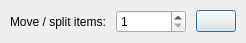
<?xml version="1.0" encoding="UTF-8"?>
<ui version="4.0">
 <class>MoveItems</class>
 <widget class="QDialog" name="MoveItems">
  <property name="geometry">
   <rect>
    <x>0</x>
    <y>0</y>
    <width>225</width>
    <height>44</height>
   </rect>
  </property>
  <property name="windowTitle">
   <string>Move items</string>
  </property>
  <layout class="QHBoxLayout" name="horizontalLayout">
   <property name="spacing">
    <number>10</number>
   </property>
   <property name="sizeConstraint">
    <enum>QLayout::SetFixedSize</enum>
   </property>
   <property name="leftMargin">
    <number>10</number>
   </property>
   <property name="topMargin">
    <number>10</number>
   </property>
   <property name="rightMargin">
    <number>10</number>
   </property>
   <property name="bottomMargin">
    <number>10</number>
   </property>
   <item>
    <widget class="QLabel" name="label">
     <property name="text">
      <string>Move / split items:</string>
     </property>
    </widget>
   </item>
   <item>
    <widget class="QSpinBox" name="spinBox">
     <property name="minimumSize">
      <size>
       <width>70</width>
       <height>0</height>
      </size>
     </property>
     <property name="minimum">
      <number>1</number>
     </property>
    </widget>
   </item>
   <item>
    <widget class="QPushButton" name="pushButton">
     <property name="sizePolicy">
      <sizepolicy hsizetype="Fixed" vsizetype="Fixed">
       <horstretch>0</horstretch>
       <verstretch>0</verstretch>
      </sizepolicy>
     </property>
     <property name="icon">
      <iconset resource="../ui/resource.qrc">
       <normaloff>:/trade/tick.png</normaloff>:/trade/tick.png</iconset>
     </property>
     <property name="default">
      <bool>true</bool>
     </property>
    </widget>
   </item>
  </layout>
 </widget>
 <resources>
  <include location="../ui/resource.qrc"/>
 </resources>
 <connections>
  <connection>
   <sender>pushButton</sender>
   <signal>clicked()</signal>
   <receiver>MoveItems</receiver>
   <slot>accept()</slot>
   <hints>
    <hint type="sourcelabel">
     <x>205</x>
     <y>24</y>
    </hint>
    <hint type="destinationlabel">
     <x>181</x>
     <y>38</y>
    </hint>
   </hints>
  </connection>
 </connections>
</ui>
